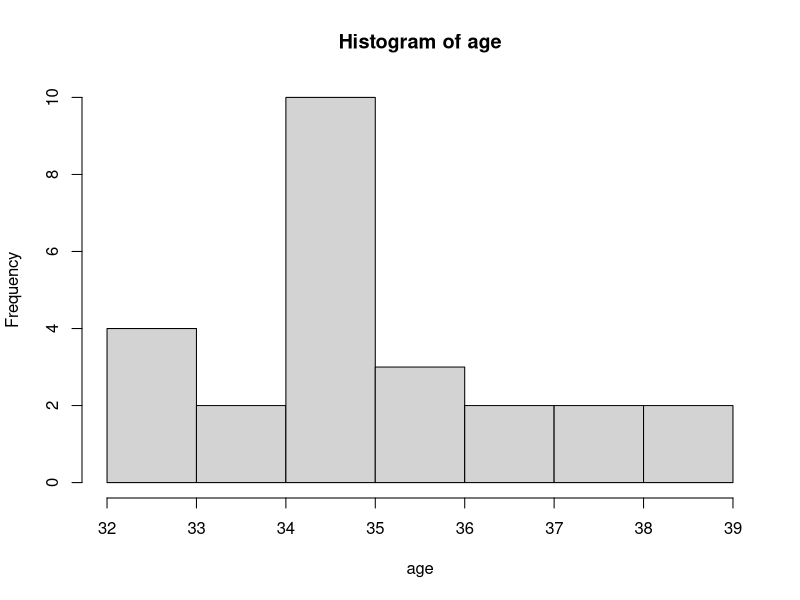
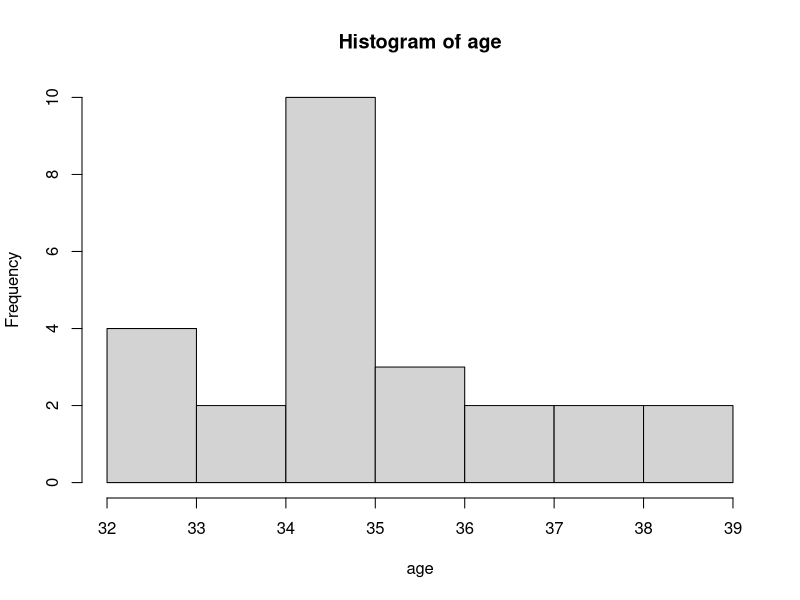
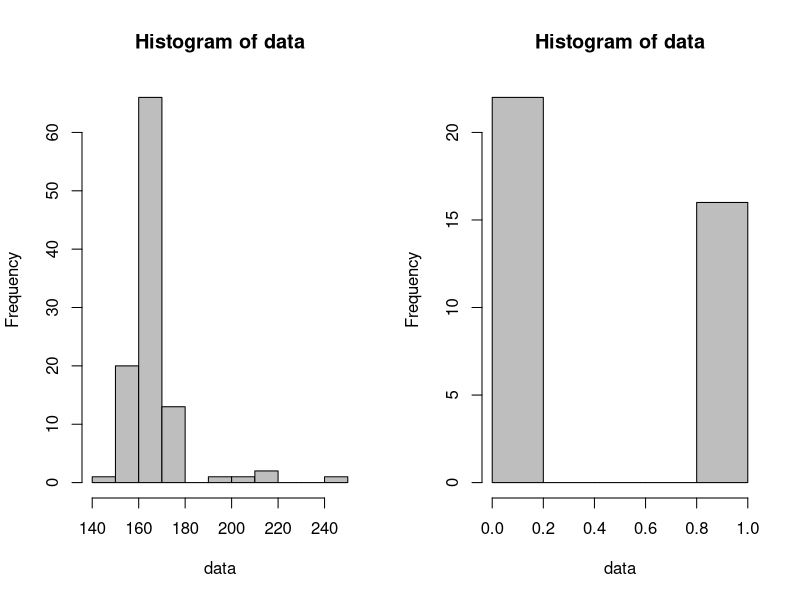

Recreate these plots in R, in order.
## ---- chunk 1

library(rmarkdown)
library(knitr)

### Chunk options ###

## Text results
opts_chunk$set(echo = TRUE, warning = FALSE, message = FALSE)

## Code decoration
opts_chunk$set(tidy = FALSE, comment = NA, highlight = TRUE)

# ## Cache
opts_chunk$set(cache = 2, cache.path = "knitr_output/cache/")

# ## Plots
opts_chunk$set(fig.path = "knitr_output/figures/", fig.align = 'center')


## ---- chunk 2
age <- rnorm(25, 35, 2)
## ---- chunk 3
hist(age)
## ---- chunk 4
hist(age)
## ---- chunk 5
par(mfrow = c(1,2))
data <- c(rnorm(100, 165, 5), 200, 210, 220, 220, 250)
hist(data, col = "grey")

data <- c(rep(0, 22), rep(1, 16))
hist(data, col = "grey")
par(mfrow = c(1,1))
